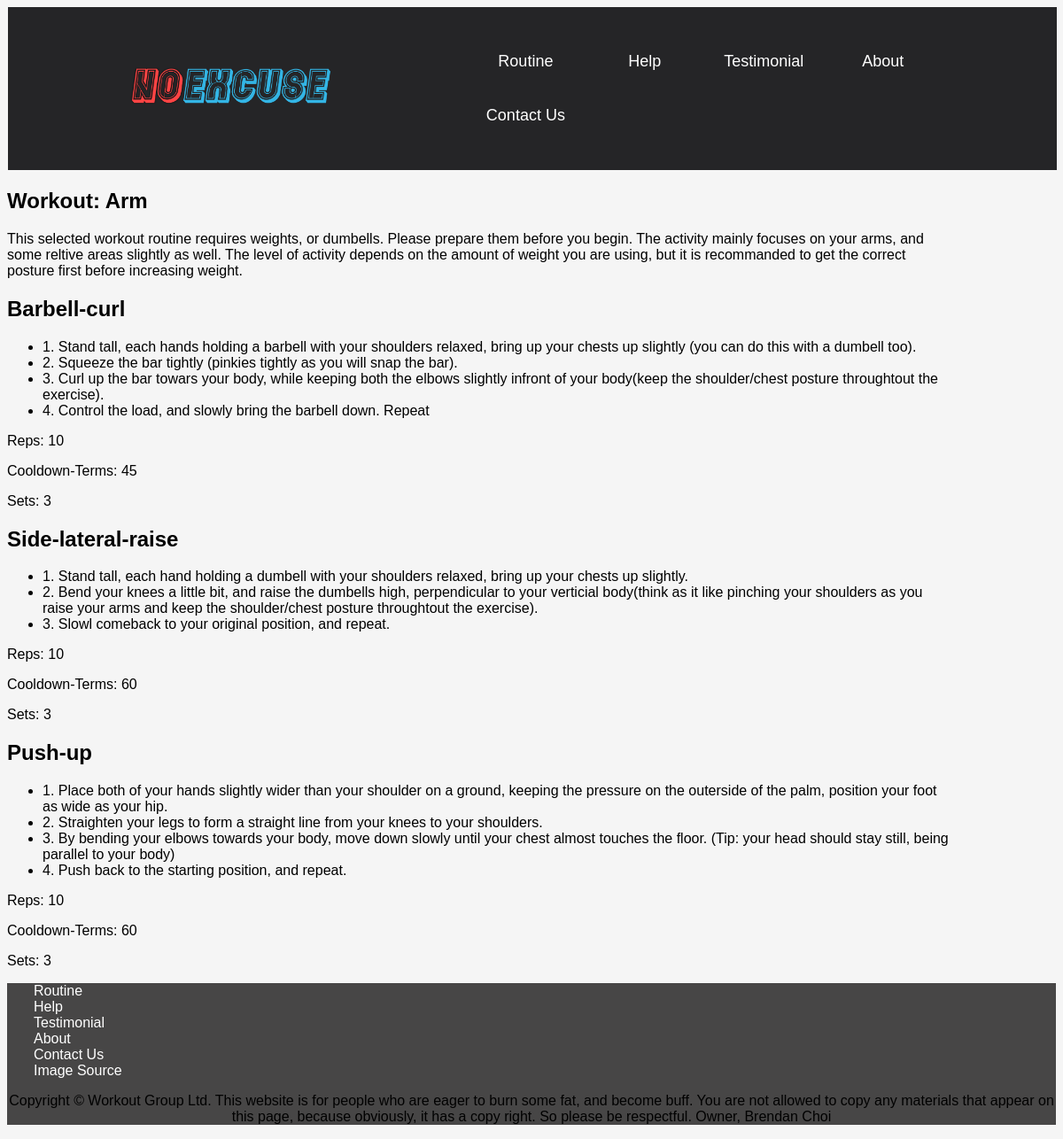
Page /exercisenow/1 on the committed database.
### tables this page shows
CREATE TABLE Routine (id INTEGER PRIMARY KEY AUTOINCREMENT, name TEXT, decscription TEXT);

CREATE TABLE ExerciseRoutine (Routine INTEGER REFERENCES Routine (id), Exercise INTEGER REFERENCES Exercise (id), reps INTEGER, sets INTEGER, term INTEGER);

CREATE TABLE Exercise (id INTEGER PRIMARY KEY AUTOINCREMENT, name TEXT, weight INTEGER, description TEXT);

### app.py (the view)
@app.route('/exercisenow/<int:id>')
def exercisenow(id):
    exercisenow = sqlite_conn('database.db', 'SELECT Exercise.name, ExerciseRoutine.reps, ExerciseRoutine.sets, ExerciseRoutine.term, Exercise.description FROM ExerciseRoutine INNER JOIN Exercise ON ExerciseRoutine.Exercise=Exercise.id WHERE ExerciseRoutine.Routine= (SELECT id FROM Routine WHERE id = {})'.format(id))
    description = sqlite_conn('database.db', 'SELECT Routine.decscription FROM Routine Where id == {};'.format(id), True)
    return render_template('exercisenow.html', exercisenow=exercisenow, description=description[0])

### app.py (called while the page is built)
def sqlite_conn(database, query, single=False):
    conn = sqlite3.connect(database)
    cur = conn.cursor()
    cur.execute(query)
    results = cur.fetchone() if single else cur.fetchall()
    conn.close()
    return results

### templates/exercisenow.html
{% extends 'layout.html' %}
{% block content %}
    <div class="exercisenow">
        {{description|safe}}
        {% for exercise in exercisenow %}
            <p>{{exercise[4]|safe}} </p>
            <p>Reps: {{exercise[1]}}</p>
            <p>Cooldown-Terms: {{exercise[3]}}</p>
            <p>Sets: {{exercise[2]}}</p>
        {% endfor %}
    </div>
{% endblock %}

### static/css/style.css (style rules this page uses)
html { box-sizing: border-box; margin: 0; padding: 0; background-color:whitesmoke; font-family: Verdana, Tahoma, sans-serif; }
.routine *, .routine *::after, *::before { margin: 0; padding: 0; box-sizing: border-box; font-family: Verdana, Tahoma, sans-serif; }
.exercisenow { overflow: auto; width: 90%; height: auto; }
.container *, .container *::after, *::before { margin: 0; padding: 0; box-sizing: border-box; font-family: Verdana, Tahoma, sans-serif; }

### rows in the picture
Routine: decscription "Workout: Arm This selected workout routine requires weights, or dumbells. Please prepare them before you begin. The activity mainly focuses on your arms, and some reltive areas slightly as well. The level of activity depends on the amount of weight you are using, but it is recommanded to get the correct posture first before increasing weight."
ExerciseRoutine: description "Barbell-curl 1. Stand tall, each hands holding a barbell with your shoulders relaxed, bring up your chests up slightly (you can do this with a dumbell too). 2. Squeeze the bar tightly (pinkies tightly as you will snap the bar). 3. Curl up the bar towars your body, while keeping both the elbows slightly infront of your body(keep the shoulder/chest posture throughtout the exercise). 4. Control the load, and slowly bring the barbell down. Repeat", reps "10", term "45", sets "3"
ExerciseRoutine: description "Side-lateral-raise 1. Stand tall, each hand holding a dumbell with your shoulders relaxed, bring up your chests up slightly. 2. Bend your knees a little bit, and raise the dumbells high, perpendicular to your verticial body(think as it like pinching your shoulders as you raise your arms and keep the shoulder/chest posture throughtout the exercise). 3. Slowl comeback to your original position, and repeat.", reps "10", term "60", sets "3"
ExerciseRoutine: description "Push-up 1. Place both of your hands slightly wider than your shoulder on a ground, keeping the pressure on the outerside of the palm, position your foot as wide as your hip. 2. Straighten your legs to form a straight line from your knees to your shoulders. 3. By bending your elbows towards your body, move down slowly until your chest almost touches the floor. (Tip: your head should stay still, being parallel to your body) 4. Push back to the starting position, and repeat.", reps "10", term "60", sets "3"
